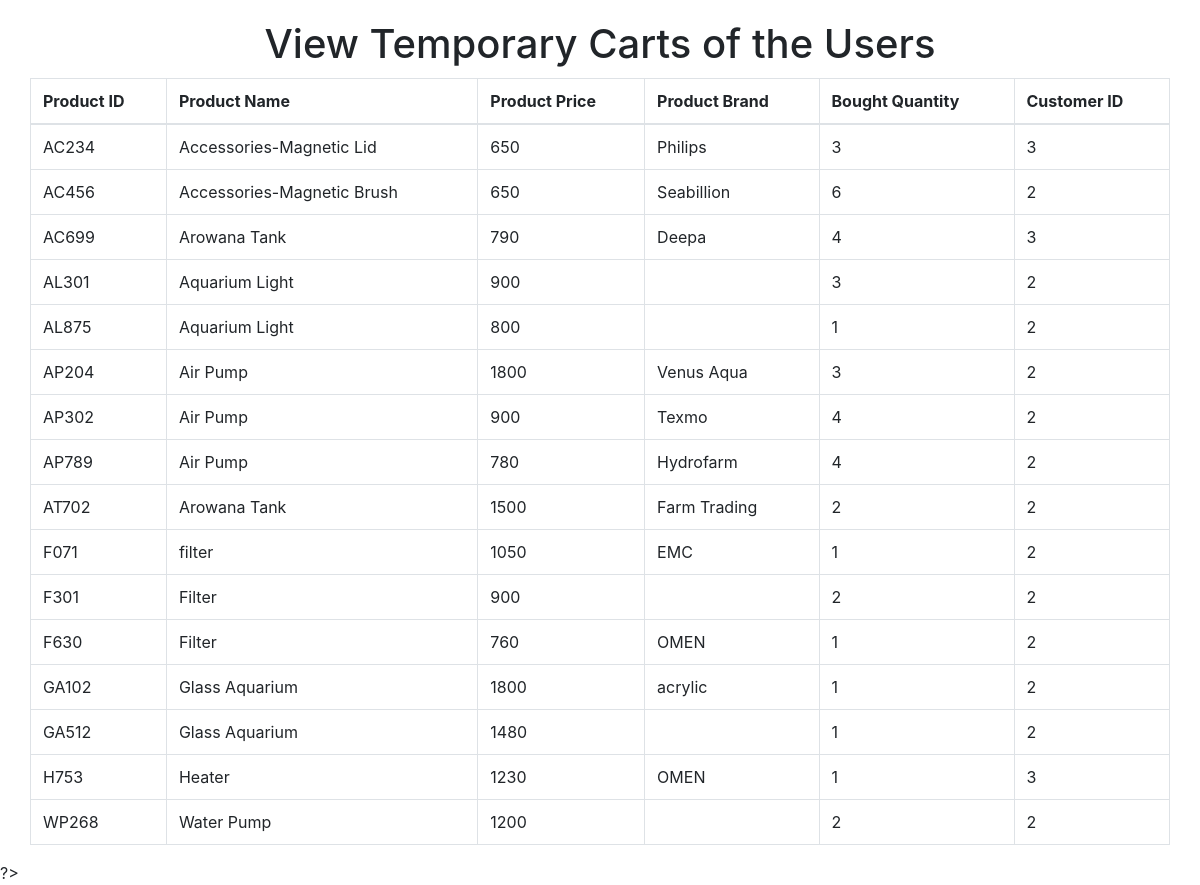
The app's page /index.php/dashboard/viewcarts with its own data.
### tables this page shows
CREATE TABLE `usertemp` (
  `id` varchar(30) NOT NULL,
  `product_name` varchar(30) NOT NULL,
  `product_price` int(11) NOT NULL,
  `product_desc` varchar(200) NOT NULL,
  `product_img` varchar(300) NOT NULL,
  `quantity` int(11) NOT NULL,
  `status` int(11) NOT NULL,
  `brand` varchar(30) NOT NULL,
  `customer_id` int(11) NOT NULL
);

### application/controllers/Dashboard.php (called while the page is built, shortened)
<?php
class Dashboard extends CI_Controller {
	public function viewcarts()
	{
		$this->load->model('Dashboardmodel');
		$data['cartdetails'] = $this->Dashboardmodel->getcarts();
		$this->load->view('cartdetails',$data);
	}
}

### index.php (called while the page is built, shortened)
<?php
require_once BASEPATH.'core/CodeIgniter.php';

### application/models/Dashboardmodel.php (called while the page is built, shortened)
<?php
class Dashboardmodel extends CI_Model {
        public function getcarts()
        {
                return $query = $this->db->get('usertemp')->result_array();
        }
}

### application/views/cartdetails.php (the view, shortened to what this page needs)
<link rel="stylesheet" href="https://stackpath.bootstrapcdn.com/bootstrap/4.3.1/css/bootstrap.min.css">
<h1 style="text-align: center; margin-top: 20px"> View Temporary Carts of the Users</h1>
<table class="table table-hover table-bordered container" style="margin-top: 10px">
<thead>
  <tr>
    <th scope="col">Product ID</th>
    <th scope="col">Product Name</th>
    <th scope="col">Product Price</th>
    <th scope="col">Product Brand</th>
    <th scope="col">Bought Quantity </th>
    <th scope="col">Customer ID</th>
  </tr>
</thead>
<tbody>
<?php
    foreach ($cartdetails as  $value){
        echo '<tr><td>'.$value['id'].'</td>
        <td>'.$value['product_name'].'</td>
        <td>'.$value['product_price'].'</td>
        <td>'.$value['brand'].'</td>
        <td>'.$value['quantity'].'</td>
        <td>'.$value['customer_id'].'</td>';
    }
?>
  </tbody>
</table>
?>

### records on screen
usertemp: id "AC234", product_name "Accessories-Magnetic Lid", product_price "650", brand "Philips", quantity "3", customer "3"
usertemp: id "AC456", product_name "Accessories-Magnetic Brush", product_price "650", brand "Seabillion", quantity "6", customer "2"
usertemp: id "AC699", product_name "Arowana Tank", product_price "790", brand "Deepa", quantity "4", customer "3"
usertemp: id "AL301", product_name "Aquarium Light", product_price "900", quantity "3", customer "2"
usertemp: id "AL875", product_name "Aquarium Light", product_price "800", quantity "1", customer "2"
usertemp: id "AP204", product_name "Air Pump", product_price "1800", brand "Venus Aqua", quantity "3", customer "2"
usertemp: id "AP302", product_name "Air Pump", product_price "900", brand "Texmo", quantity "4", customer "2"
usertemp: id "AP789", product_name "Air Pump", product_price "780", brand "Hydrofarm", quantity "4", customer "2"
usertemp: id "AT702", product_name "Arowana Tank", product_price "1500", brand "Farm Trading", quantity "2", customer "2"
usertemp: id "F071", product_name "filter", product_price "1050", brand "EMC", quantity "1", customer "2"
usertemp: id "F301", product_name "Filter", product_price "900", quantity "2", customer "2"
usertemp: id "F630", product_name "Filter", product_price "760", brand "OMEN", quantity "1", customer "2"
usertemp: id "GA102", product_name "Glass Aquarium", product_price "1800", brand "acrylic", quantity "1", customer "2"
usertemp: id "GA512", product_name "Glass Aquarium", product_price "1480", quantity "1", customer "2"
usertemp: id "H753", product_name "Heater", product_price "1230", brand "OMEN", quantity "1", customer "3"
usertemp: id "WP268", product_name "Water Pump", product_price "1200", quantity "2", customer "2"
